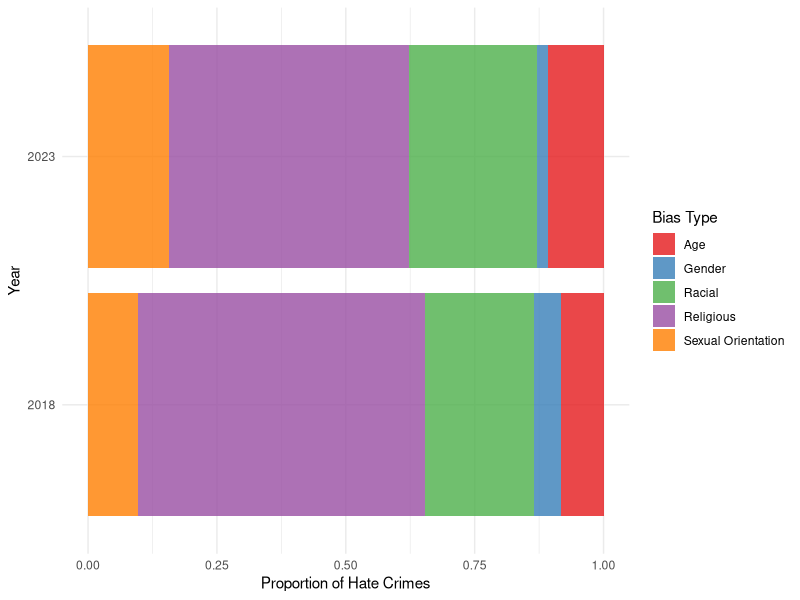
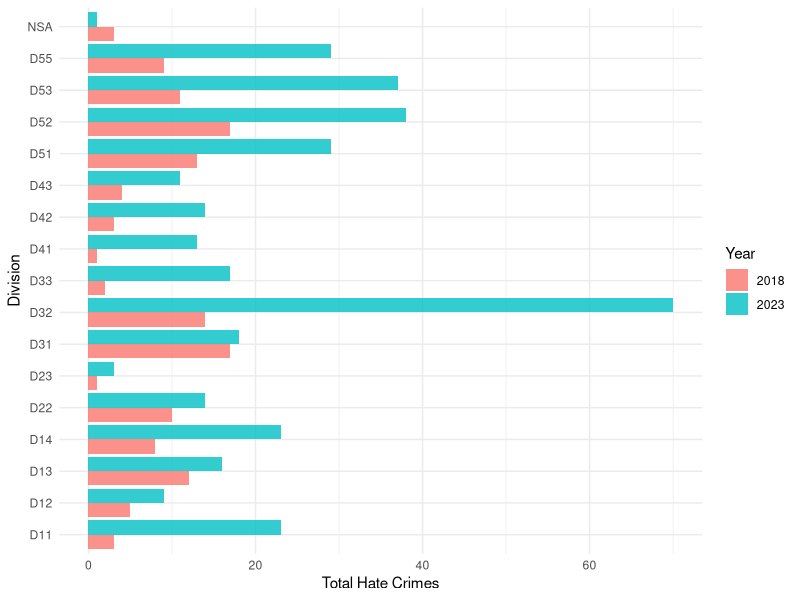
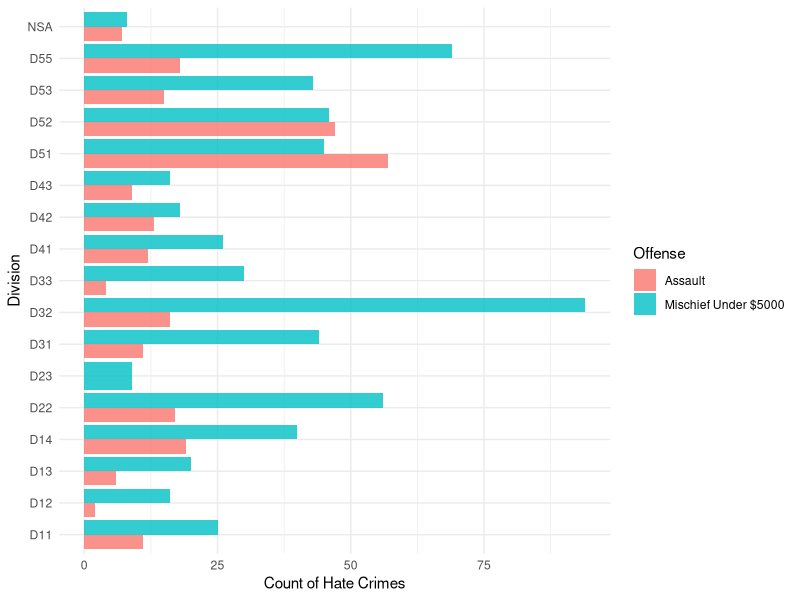

Write R code to recreate these figures, in order.
## ---- chunk 1
#| include: false
#| warning: false
#| message: false

library(tidyverse)
library(here)

# Load the cleaned hate crimes data
cleaned_data <- read_csv(here::here("data/analysis_data/cleaned_hate_crimes_data.csv"))
## ---- chunk 2
#| label: fig-bias-comparison
#| fig-cap: Bias Types in 2018 vs Present
#| echo: false

# Filter the data for 2018 and the present year (assuming present year is 2023)
cleaned_data %>%
  filter(occurrence_year %in% c(2018, 2023)) %>%
  ggplot(aes(x = factor(occurrence_year), fill = bias_type)) +
  geom_bar(position = "fill", alpha = 0.8) +
  theme_minimal() +
  labs(x = "Year", y = "Proportion of Hate Crimes", fill = "Bias Type") +
  scale_fill_brewer(palette = "Set1") +
  coord_flip()
## ---- chunk 3
#| label: fig-neighborhood-comparison
#| fig-cap: Total Hate Crimes by Division in 2018 vs Present
#| echo: false

# Filter the data for 2018 and the present year (assuming present year is 2023)
cleaned_data %>%
  filter(occurrence_year %in% c(2018, 2023)) %>%
  ggplot(aes(x = division, fill = factor(occurrence_year))) +
  geom_bar(position = "dodge", alpha = 0.8) +
  theme_minimal() +
  labs(x = "Division", y = "Total Hate Crimes", fill = "Year") +
  coord_flip()
## ---- chunk 4
#| label: fig-most-common-crimes
#| fig-cap: Most Common Hate Crimes by Division
#| echo: false

# Identify the two most common hate crime offenses
common_crimes <- cleaned_data %>%
  count(primary_offence, sort = TRUE) %>%
  slice(1:2) %>%
  pull(primary_offence)

# Filter data for the two most common offenses and create the chart
cleaned_data %>%
  filter(primary_offence %in% common_crimes) %>%
  ggplot(aes(x = division, fill = primary_offence)) +
  geom_bar(position = "dodge", alpha = 0.8) +
  theme_minimal() +
  labs(x = "Division", y = "Count of Hate Crimes", fill = "Offense") +
  
  coord_flip()
